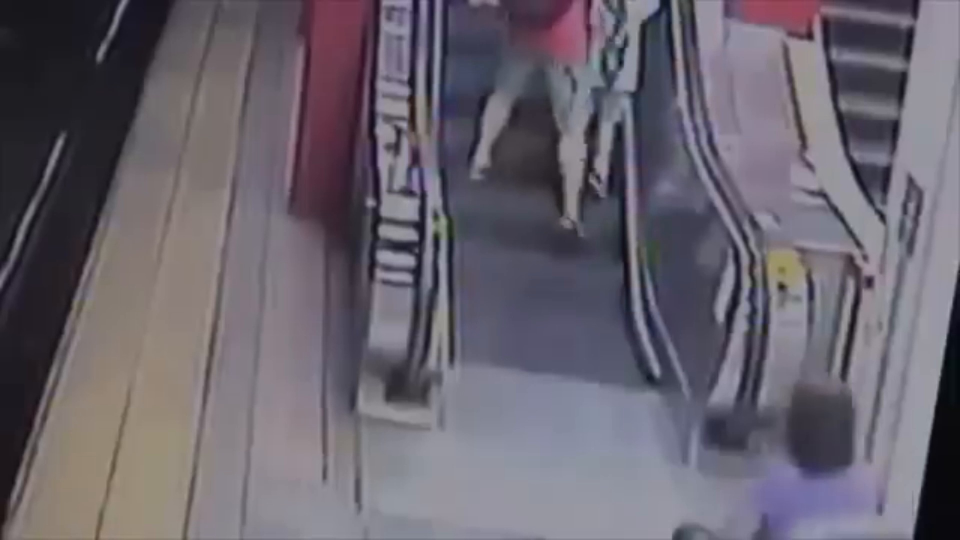
#> input picture datasets/stair_escalator/images/train/frame_000003.jpg, 1920 x 1080 px (shown at 1/2 size)
$ python -i preprocessing.py   (imports and definitions only)
#> lines starting #> are read from the running program, lines starting #| are printed output that depends on the picture
#> further down, picture is the input picture: shape (1080, 1920, 3); mean B, G, R 109.6, 99.4, 105
from __future__ import annotations

from dataclasses import dataclass
from typing import Any, Dict, Tuple

import cv2
import numpy as np

from .roi import ROI


@dataclass
class FrameTransform:
    offset_x: int = 0
    offset_y: int = 0
    scale_x: float = 1.0
    scale_y: float = 1.0

    def point_to_original(self, x: float, y: float) -> tuple[float, float]:
        return x / self.scale_x + self.offset_x, y / self.scale_y + self.offset_y

    def bbox_to_original(self, bbox: tuple[float, float, float, float]) -> tuple[float, float, float, float]:
        x1, y1, x2, y2 = bbox
        ox1, oy1 = self.point_to_original(x1, y1)
        ox2, oy2 = self.point_to_original(x2, y2)
        return ox1, oy1, ox2, oy2


def enhance_frame(frame: np.ndarray, clahe: bool = True, denoise: bool = False) -> np.ndarray:
#> called with clahe = True, denoise = False
    out = frame.copy()
    if denoise:
        out = cv2.fastNlMeansDenoisingColored(out, None, 5, 5, 7, 21)
    if clahe:
        lab = cv2.cvtColor(out, cv2.COLOR_BGR2LAB)
#> lab: shape (1080, 1920, 3); mean of channels 0, 1, 2 108.2, 132.6, 123
        l, a, b = cv2.split(lab)
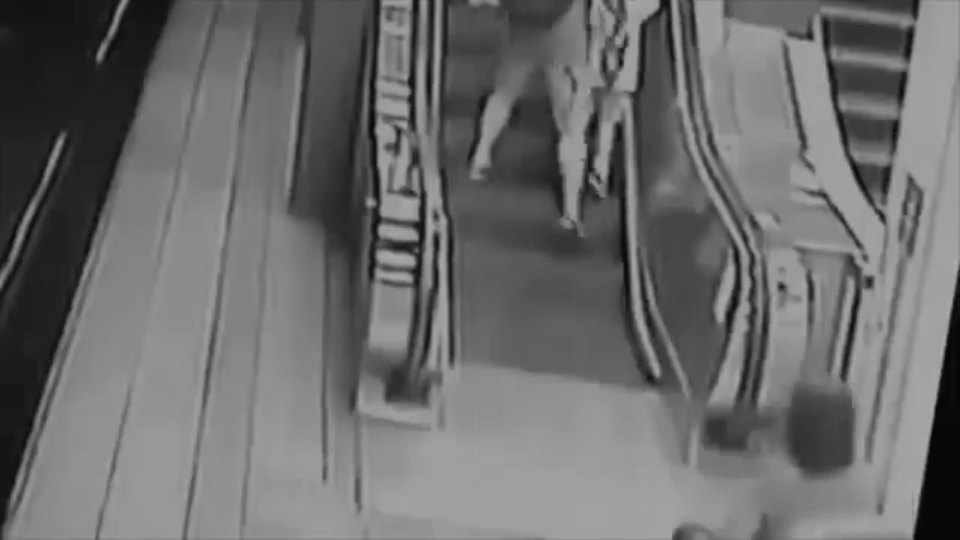
#> l: shape (1080, 1920) (shown at 1/2 size); min 2, max 180, mean 108.2
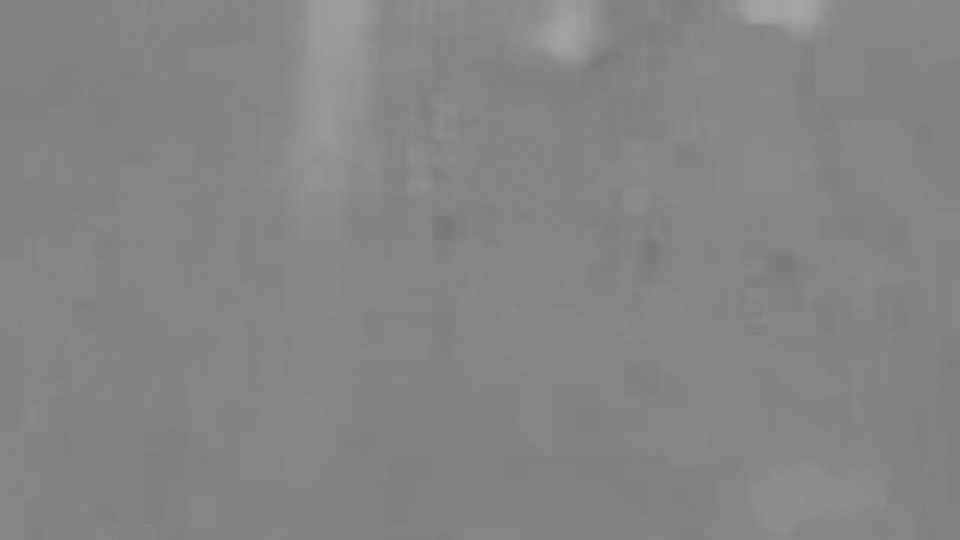
#> a: shape (1080, 1920) (shown at 1/2 size); min 119, max 167, mean 132.6
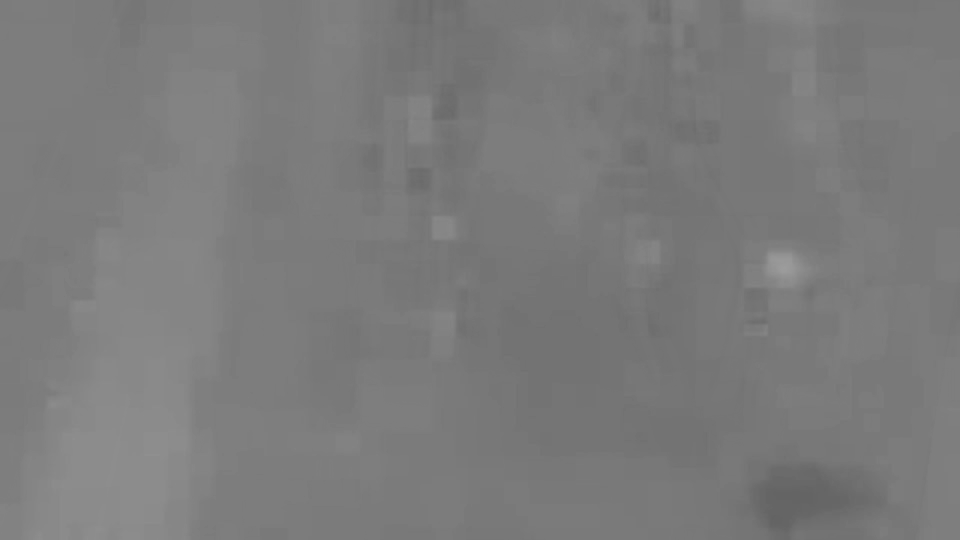
#> b: shape (1080, 1920) (shown at 1/2 size); min 99, max 156, mean 123
        cl = cv2.createCLAHE(clipLimit=2.0, tileGridSize=(8, 8)).apply(l)
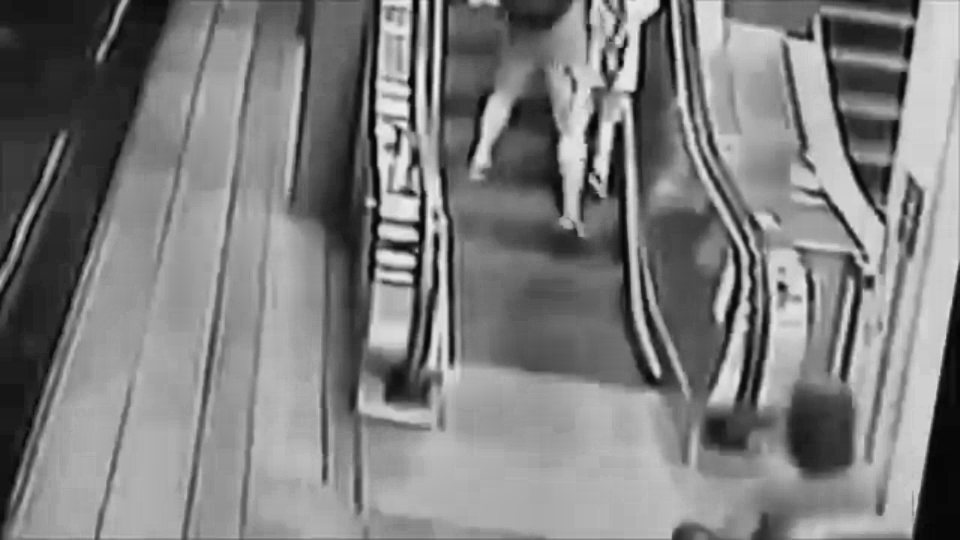
#> cl: shape (1080, 1920) (shown at 1/2 size); min 2, max 240, mean 125.5
        out = cv2.cvtColor(cv2.merge((cl, a, b)), cv2.COLOR_LAB2BGR)
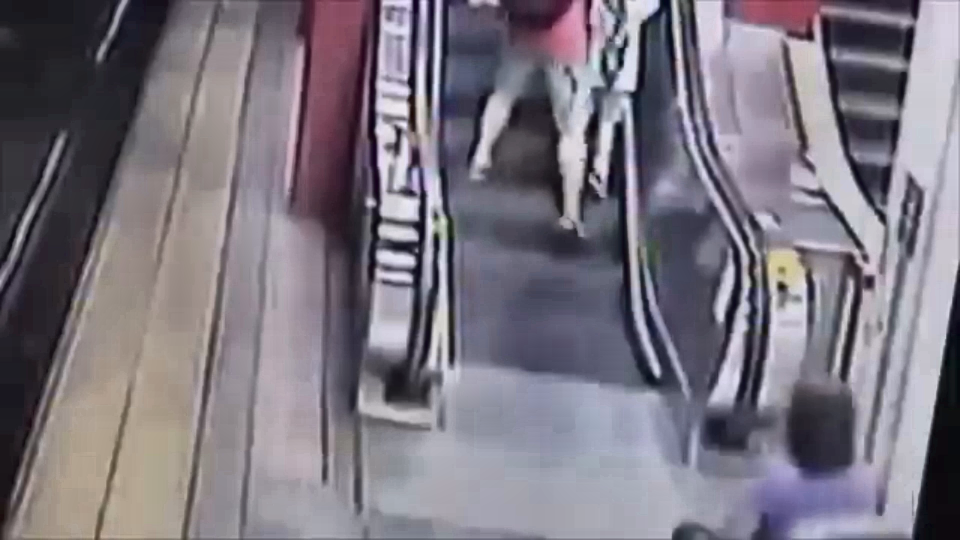
#> out: shape (1080, 1920, 3) (shown at 1/2 size); mean B, G, R 127.5, 117.2, 123
    return out


def prepare_frame(frame: np.ndarray, roi: ROI, cfg: Dict[str, Any]) -> tuple[np.ndarray, FrameTransform]:
    crop_to_roi = bool(cfg.get("crop_to_roi", True))
    resize_width = cfg.get("resize_width", None)

    if crop_to_roi:
        work, (ox, oy) = roi.crop(frame)
    else:
        work, (ox, oy) = frame.copy(), (0, 0)

    original_h, original_w = work.shape[:2]
    sx = sy = 1.0

    if resize_width:
        resize_width = int(resize_width)
        if original_w > 0 and original_w != resize_width:
            scale = resize_width / float(original_w)
            new_h = max(1, int(round(original_h * scale)))
            work = cv2.resize(work, (resize_width, new_h), interpolation=cv2.INTER_LINEAR)
            sx = sy = scale

    work = enhance_frame(
        work,
        clahe=bool(cfg.get("clahe", True)),
        denoise=bool(cfg.get("denoise", False)),
    )
    return work, FrameTransform(offset_x=ox, offset_y=oy, scale_x=sx, scale_y=sy)

>>> import cv2
>>> picture = cv2.imread('../datasets/stair_escalator/images/train/frame_000003.jpg')
>>> result = enhance_frame(picture)

$ run again, on datasets/stair_escalator/images/train/frame_000014.jpg
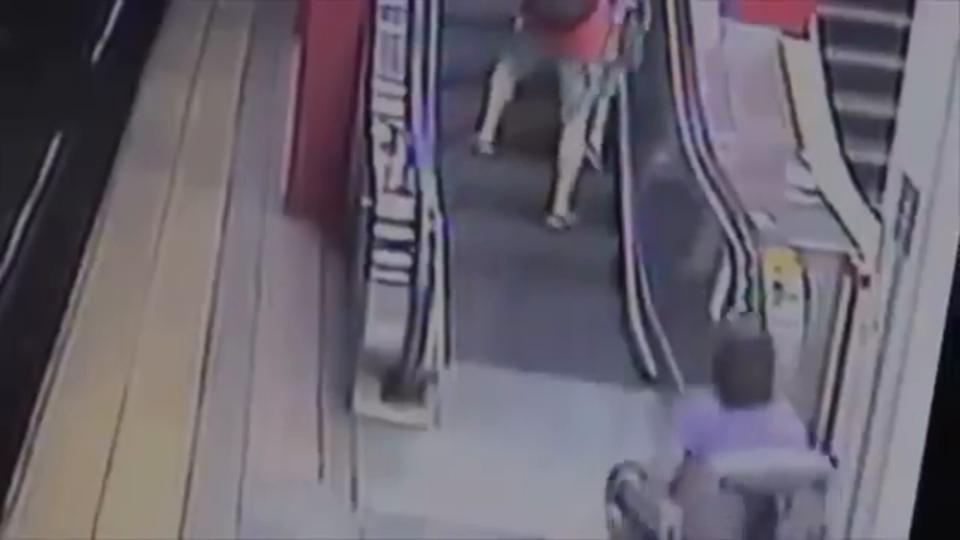
#> input picture datasets/stair_escalator/images/train/frame_000014.jpg, 1920 x 1080 px (shown at 1/2 size)
#> picture is the input picture: shape (1080, 1920, 3); mean B, G, R 110, 99.2, 105.1
#> lab: shape (1080, 1920, 3); mean of channels 0, 1, 2 108.2, 132.8, 122.8
#> in enhance_frame, `cl = cv2.createCLAHE(clipLimit=2.0, tileGridSize=(8, 8)).apply(l)`:
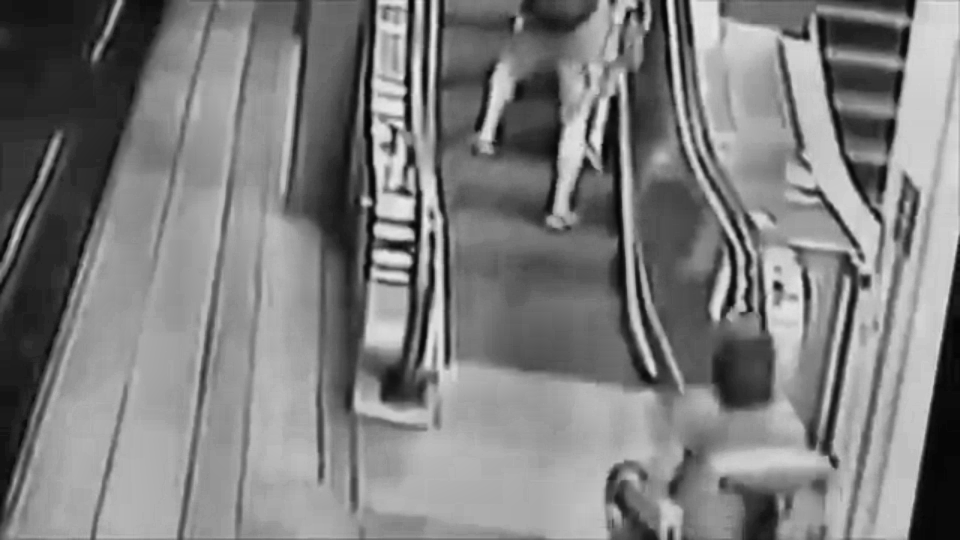
#> cl: shape (1080, 1920) (shown at 1/2 size); min 3, max 237, mean 125.1
#> in enhance_frame, `out = cv2.cvtColor(cv2.merge((cl, a, b)), cv2.COLOR_LAB2BGR)`:
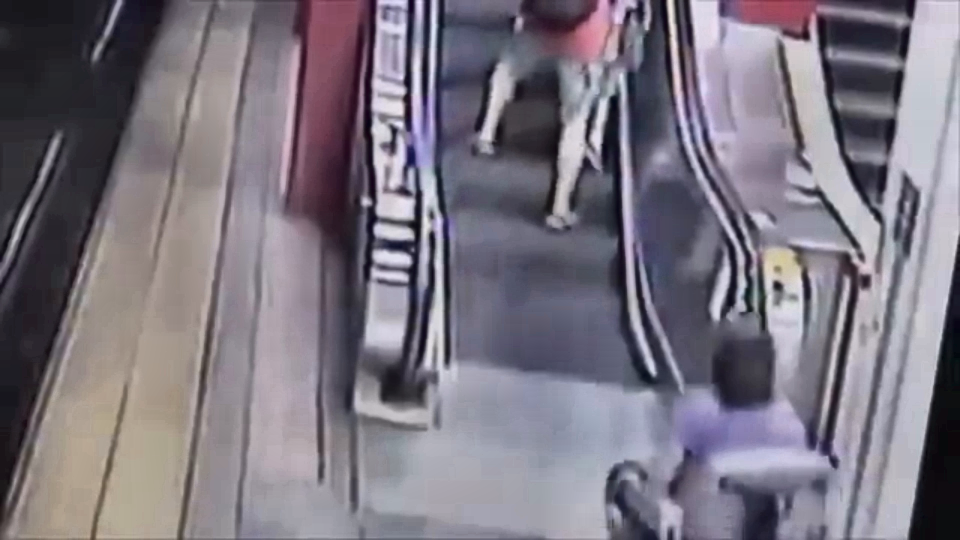
#> out: shape (1080, 1920, 3) (shown at 1/2 size); mean B, G, R 127.6, 116.6, 122.7
